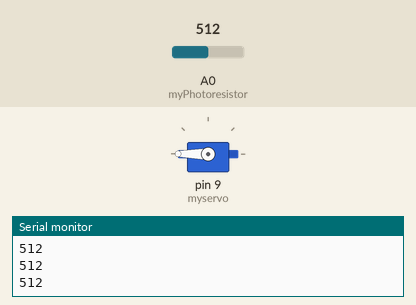
This sketch was run on a simulated Arduino Uno, built with avr-gcc and run on an emulated ATmega328P. On the bench: servo, the last lines printed to the serial monitor. The inputs (shaded band) are chosen by the test bench; at power-on: A0 (myPhotoresistor) = 512.

Above: at 3.5 s.
3.6 s: A0 (myPhotoresistor) set to 792
5.1 s: A0 (myPhotoresistor) set to 810
At 5.57 s:
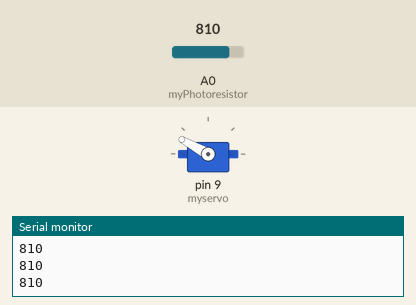
At 8.7 s:
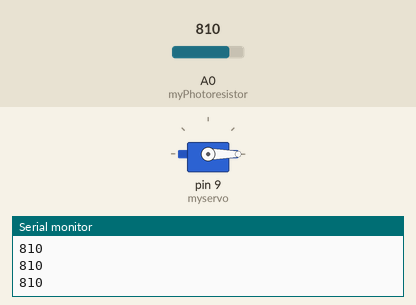
Timing chart, 0 to 10.2 s (numbered marks = the images above; inputs shaded):
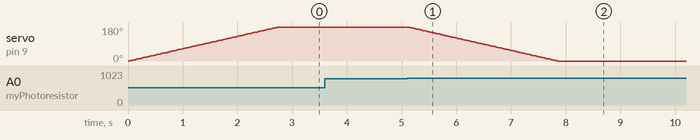

The sketch:

EKA_Arduino_23_2.ino
```cpp
#include <Servo.h> // include Servo library

Servo myservo;  // create object to control a servo

int myPhotoresistor = A0;
bool stateOfServo = false;

int pos = 0;    // variable to store the servo position


void setup() {

  Serial.begin(9600);
  myservo.attach(9);

}

void loop() {

  int lightValue = analogRead(myPhotoresistor); // assign sensor value to variable

  if (lightValue<800) {
    if (stateOfServo == false) {
      for (pos = 0; pos <= 180; pos += 1) { // goes from 0-180 degrees
        myservo.write(pos);
        delay(15);  // waits (ms)
        Serial.println(lightValue);
      }
    stateOfServo = true;
    }
  } else {
    if (stateOfServo == true) {
      for (pos = 180; pos >= 0; pos -= 1) {
        myservo.write(pos);
        delay(15); // waits (ms)
        Serial.println(lightValue);
      }
    stateOfServo = false;
    }
  }
}
```

Measured:
- the behaviour switches between 799 and 800 on A0 (myPhotoresistor) (found by bisection; images 0 and 1)
- after the input at 3.6 s, every drawn part: stays the same
- after the input at 5.1 s, servo on pin 9 (myservo): moves from 180° to 0° over 2.7 s, starting at once
